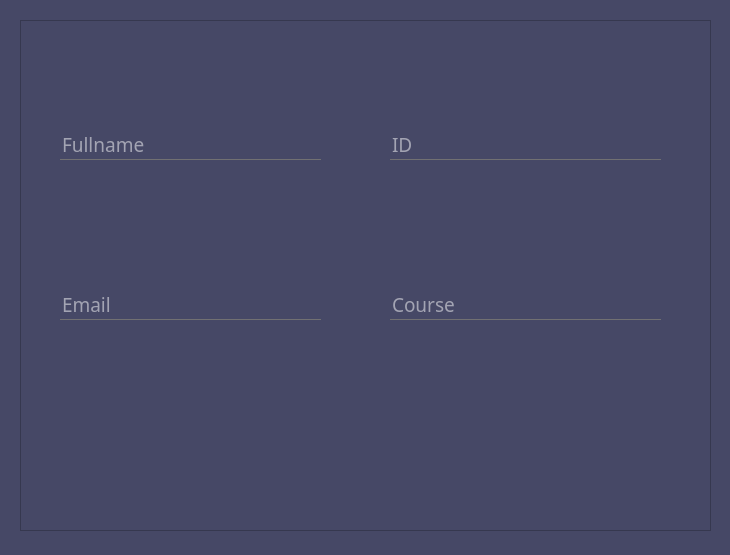
<?xml version="1.0" encoding="UTF-8"?>
<ui version="4.0">
 <class>Dialog</class>
 <widget class="QDialog" name="Dialog">
  <property name="geometry">
   <rect>
    <x>0</x>
    <y>0</y>
    <width>730</width>
    <height>555</height>
   </rect>
  </property>
  <property name="windowTitle">
   <string>Dialog</string>
  </property>
  <property name="styleSheet">
   <string notr="true">background-color: rgb(70, 72, 102);</string>
  </property>
  <widget class="QFrame" name="frame">
   <property name="geometry">
    <rect>
     <x>20</x>
     <y>20</y>
     <width>691</width>
     <height>511</height>
    </rect>
   </property>
   <property name="frameShape">
    <enum>QFrame::StyledPanel</enum>
   </property>
   <property name="frameShadow">
    <enum>QFrame::Raised</enum>
   </property>
   <widget class="QWidget" name="verticalLayoutWidget">
    <property name="geometry">
     <rect>
      <x>40</x>
      <y>90</y>
      <width>261</width>
      <height>71</height>
     </rect>
    </property>
    <layout class="QVBoxLayout" name="verticalLayout">
     <item>
      <widget class="QLineEdit" name="name">
       <property name="font">
        <font>
         <family>Century Gothic</family>
         <pointsize>14</pointsize>
        </font>
       </property>
       <property name="styleSheet">
        <string notr="true">QLineEdit
{
background:transparent;
border:none;
color: rgb(255, 255, 255);
border-bottom:1px solid #717072;

}</string>
       </property>
       <property name="inputMask">
        <string/>
       </property>
       <property name="text">
        <string/>
       </property>
       <property name="placeholderText">
        <string>Fullname</string>
       </property>
      </widget>
     </item>
    </layout>
   </widget>
   <widget class="QWidget" name="verticalLayoutWidget_2">
    <property name="geometry">
     <rect>
      <x>40</x>
      <y>250</y>
      <width>261</width>
      <height>71</height>
     </rect>
    </property>
    <layout class="QVBoxLayout" name="verticalLayout_2">
     <item>
      <widget class="QLineEdit" name="email">
       <property name="font">
        <font>
         <family>Century Gothic</family>
         <pointsize>14</pointsize>
        </font>
       </property>
       <property name="styleSheet">
        <string notr="true">QLineEdit
{
background:transparent;
border:none;
color: rgb(255, 255, 255);
border-bottom:1px solid #717072;

}</string>
       </property>
       <property name="placeholderText">
        <string>Email</string>
       </property>
      </widget>
     </item>
    </layout>
   </widget>
   <widget class="QWidget" name="verticalLayoutWidget_3">
    <property name="geometry">
     <rect>
      <x>370</x>
      <y>90</y>
      <width>271</width>
      <height>71</height>
     </rect>
    </property>
    <layout class="QVBoxLayout" name="verticalLayout_3">
     <item>
      <widget class="QLineEdit" name="id">
       <property name="font">
        <font>
         <family>Century Gothic</family>
         <pointsize>14</pointsize>
        </font>
       </property>
       <property name="styleSheet">
        <string notr="true">QLineEdit
{
background:transparent;
border:none;
color: rgb(255, 255, 255);
border-bottom:1px solid #717072;

}</string>
       </property>
       <property name="placeholderText">
        <string>ID</string>
       </property>
      </widget>
     </item>
    </layout>
   </widget>
   <widget class="QWidget" name="verticalLayoutWidget_4">
    <property name="geometry">
     <rect>
      <x>370</x>
      <y>250</y>
      <width>271</width>
      <height>71</height>
     </rect>
    </property>
    <layout class="QVBoxLayout" name="verticalLayout_4">
     <item>
      <widget class="QLineEdit" name="course">
       <property name="font">
        <font>
         <family>Century Gothic</family>
         <pointsize>14</pointsize>
        </font>
       </property>
       <property name="styleSheet">
        <string notr="true">QLineEdit
{
background:transparent;
border:none;
color: rgb(255, 255, 255);
border-bottom:1px solid #717072;

}</string>
       </property>
       <property name="placeholderText">
        <string>Course</string>
       </property>
      </widget>
     </item>
    </layout>
   </widget>
  </widget>
 </widget>
 <resources/>
 <connections/>
</ui>
